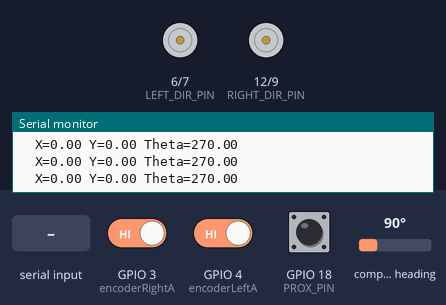
The sketch below on a simulated ESP32-S3. Parts: direction and speed pins drawn as motors (green arrow = direction pin HIGH = forward, orange = LOW = backward, longer = more drive), the last lines printed to the serial monitor. The inputs (shaded band) are chosen by the test bench; at power-on: GPIO 3 (encoderRightA) HIGH, GPIO 4 (encoderLeftA) HIGH, GPIO 18 (PROX_PIN) HIGH, compass heading 90°.

Above: at 2.2 s.
2.3 s: "90,45\n" received over the second serial link
At 2.8 s:
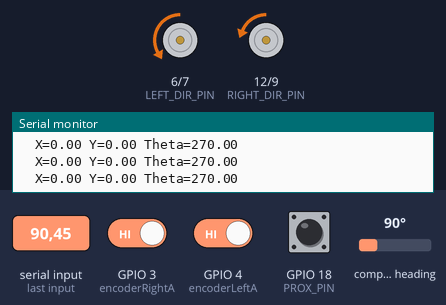
3.8 s: "30,150\n" received over the second serial link
At 4.2 s:
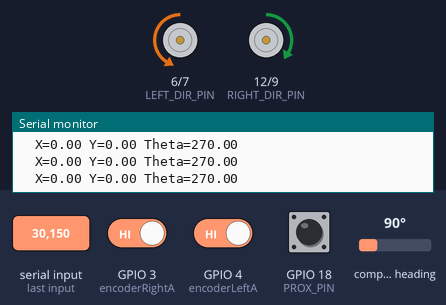
5.3 s: "1,90\n" received over the second serial link
At 5.6 s:
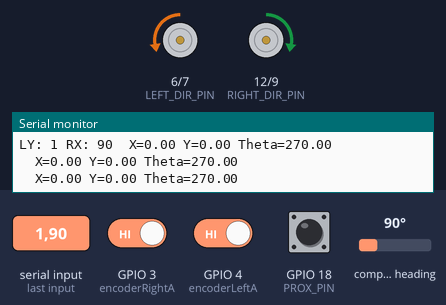
Timing chart, 0 to 8.3 s (numbered marks = the images above; inputs shaded):
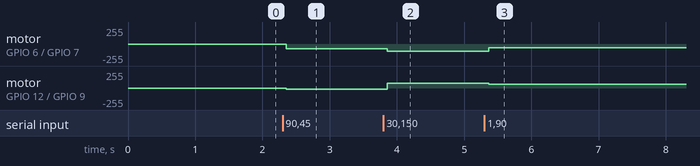

The sketch:

esp32_esp32S3.ino
```cpp
#include <Wire.h>
#include <Adafruit_Sensor.h>
#include <Adafruit_BNO055.h>
#include <utility/imumaths.h>
#include <math.h>

#define SDA_PIN 10
#define SCL_PIN 11

// IMU
Adafruit_BNO055 bno = Adafruit_BNO055(55, 0x28);

// Proximity Sensor
#define PROX_PIN 18
bool boxDetected = false;
const float BOX_OFFSET = 430.0; // mm (5 cm)

// Motor pins
const int LEFT_DIR_PIN = 6;
const int LEFT_PWM_PIN = 7;
const int RIGHT_DIR_PIN = 12;
const int RIGHT_PWM_PIN = 9;

// Encoder pins
const int encoderLeftA = 4; // white
const int encoderLeftB = 5; // green
const int encoderRightA = 3; // white
const int encoderRightB = 2; // green

// Constants
const float pulsesPerRevLeft = 400.0;
const float pulsesPerRevRight = 400.0;
const float wheelDiameter = 152.0; //mm
const float wheelCircumference = 3.14 * wheelDiameter;
const float wheelBase = 455.0; //mm

// Odometry
volatile long leftPulses = 0;
volatile long rightPulses = 0;
long prevLeftPulses = 0;
long prevRightPulses = 0;
float x = 0 , y = 0 , theta = 0;

// Joystick
int ly = 0, rx = 0;
float speedFactor = 0.2;

// Wheel Speed
double targetwl= 0, targetwr = 0;

// Encoder ISRs
void leftEncoderISR(){
  int A = digitalRead(encoderLeftA);
  int B = digitalRead(encoderLeftB);
  if (A == B) leftPulses++;
  else leftPulses--;
}

void rightEncoderISR(){
  int A = digitalRead(encoderRightA);
  int B = digitalRead(encoderRightB);
  if (A == B) rightPulses++;
  else rightPulses--;
}

// IMU Yaw
double readYaw() {
  imu::Quaternion q = bno.getQuat();
  double yaw = atan2(2.0 * (q.w() * q.z() + q.x() * q.y()),
                     1.0 - 2.0 * (q.y()*q.y() + q.z()*q.z()));
  yaw = yaw * 180.0 / 3.14159;
  if (yaw < 0) yaw += 360.0;
  return yaw;
}


// Wheel Speed Logic
void compute2Wheel(int lyInput, int rxInput){
  float V = -lyInput; // forward/backward
  float rx = rxInput; // right/left

  targetwr = ((V * 200 + rx * wheelBase / 2) / (wheelDiameter/ 2)); // angular velocity for right wheel
  targetwl = ((V * 200 - rx * wheelBase / 2) / (wheelDiameter/ 2)); // angular velocity for left wheel

  targetwr = constrain(targetwr * speedFactor, -200, 200);
  targetwl = constrain(targetwl * speedFactor , -255, 255);
}

// Apply PWM
void applySpeed(){
  if (targetwl >= 0){
    digitalWrite(LEFT_DIR_PIN, HIGH);
    analogWrite(LEFT_PWM_PIN, targetwl);
  } else {
    digitalWrite(LEFT_DIR_PIN, LOW);
    analogWrite(LEFT_PWM_PIN, -targetwl);
  }

  if(targetwr >= 0){
    digitalWrite(RIGHT_DIR_PIN, HIGH);
    analogWrite(RIGHT_PWM_PIN, targetwr);
  } else {
    digitalWrite(RIGHT_DIR_PIN, LOW);
    analogWrite(RIGHT_PWM_PIN, -targetwr);
  }
}

// Setup
void setup() {
  Serial.begin(9600); //Debug
  Serial1.begin(9600, SERIAL_8N1, 47, 48); // RX=17, TX=16 (from ESP32)

  Wire.begin(SDA_PIN, SCL_PIN);
   if (!bno.begin()) {
    Serial.println("BNO055 not detected!");
    while (1);
  }
  bno.setExtCrystalUse(true);
  delay(1000);

  pinMode(PROX_PIN, INPUT_PULLUP);

  pinMode(LEFT_DIR_PIN, OUTPUT);
  pinMode(LEFT_PWM_PIN, OUTPUT);
  pinMode(RIGHT_DIR_PIN, OUTPUT);
  pinMode(RIGHT_PWM_PIN, OUTPUT);

  pinMode(encoderLeftA, INPUT_PULLUP);
  pinMode(encoderLeftB, INPUT_PULLUP);
  pinMode(encoderRightA, INPUT_PULLUP);
  pinMode(encoderRightB, INPUT_PULLUP);

  attachInterrupt(digitalPinToInterrupt(encoderLeftA), leftEncoderISR, RISING);
  attachInterrupt(digitalPinToInterrupt(encoderRightA), rightEncoderISR, RISING);

  Serial.println("ESP32-S3 Ready");
}

// Loop
void loop(){
  //fast uart receive
  static char buffer[20];
  static int index = 0;

  while(Serial1.available()){
    char c = Serial1.read();
    if( c == '\n'){
      buffer[index] = '\0';
      index = 0;

      char* comma = strchr(buffer, ',');
      if(comma){
        *comma = '\0';
        ly = atoi (buffer); // atoi = ASCII to Integer
        rx = atoi (comma +1);

        Serial.print("LY: "); Serial.print(ly);
        Serial.print(" RX: "); Serial.print(rx);
      }
    } else if (index < sizeof(buffer) - 1){
      buffer[index++] = c;
    }
  }
  // Deadband for joystick drift
  if (abs(ly) < 10) ly = 0;
  if (abs(rx) < 10) rx = 0;

  compute2Wheel(ly,rx);
  applySpeed();

  // Odometry
  long deltaLeft = leftPulses - prevLeftPulses;
  long deltaRight = rightPulses - prevRightPulses;
  prevLeftPulses = leftPulses;
  prevRightPulses = rightPulses;

  float dLeft = (deltaLeft / pulsesPerRevLeft) * wheelCircumference;
  float dRight = (deltaRight / pulsesPerRevRight) * wheelCircumference;
  float dCenter = (dLeft + dRight) / 2.0;

  theta = readYaw();
  float thetaRad = theta * 3.14159 / 180.0;

  x += dCenter * cos(thetaRad);
  y += dCenter * sin(thetaRad);

// DEBUG PRINT (ALWAYS PRINTS)
Serial.print("  X=");
Serial.print(x, 2);
Serial.print(" Y=");
Serial.print(y, 2);
Serial.print(" Theta=");
Serial.println(theta, 2);

  if (digitalRead(PROX_PIN) == HIGH && !boxDetected){
    boxDetected = true;

    float boxX = x + BOX_OFFSET * cos(thetaRad);
    float boxY = y + BOX_OFFSET * sin(thetaRad);

    Serial.print("Box Detected at : ");
    Serial.print(" X: "); Serial.print(boxX, 3);
    Serial.print(" mm\tY: "); Serial.print(boxY, 3);
    Serial.print(" mm\tTheta: "); Serial.println(theta, 2);
  }

  if(digitalRead(PROX_PIN) == LOW){
    boxDetected = false;
  }

  delay(100);
}

/*
void setup() {
  Serial.begin(9600);                    // USB Serial (PC)
  Serial1.begin(9600, SERIAL_8N1, 47, 48); // RX=47, TX=48 (from ESP32)

  Serial.println("ESP32-S3 READY");
}

void loop() {
  static char buffer[20];
  static int index = 0;

  while (Serial1.available()) {
    char c = Serial1.read();

    if (c == '\n') {
      buffer[index] = '\0';
      index = 0;

      int ly, rx;
      if (sscanf(buffer, "%d,%d", &ly, &rx) == 2) {
        Serial.print("LY: ");
        Serial.print(ly);
        Serial.print("  RX: ");
        Serial.println(rx);
      }
    }
    else if (index < sizeof(buffer) - 1) {
      buffer[index++] = c;
    }
  }
}
*/
```

Measured:
- after the input at 2.3 s, motor on GPIO 6 (LEFT_DIR_PIN) / GPIO 7 (LEFT_PWM_PIN): stopped → backward 74/255 after 0.05 s; motor on GPIO 12 (RIGHT_DIR_PIN) / GPIO 9 (RIGHT_PWM_PIN): stopped → backward 20/255 after 0.05 s
- after the input at 3.8 s, motor on GPIO 6 (LEFT_DIR_PIN) / GPIO 7 (LEFT_PWM_PIN): backward 74/255 → backward 105/255 after 0.06 s; motor on GPIO 12 (RIGHT_DIR_PIN) / GPIO 9 (RIGHT_PWM_PIN): backward 20/255 → forward 74/255 after 0.06 s
- after the input at 5.3 s, motor on GPIO 6 (LEFT_DIR_PIN) / GPIO 7 (LEFT_PWM_PIN): backward 105/255 → backward 53/255 after 0.07 s; motor on GPIO 12 (RIGHT_DIR_PIN) / GPIO 9 (RIGHT_PWM_PIN): forward 74/255 → forward 53/255 after 0.07 s
